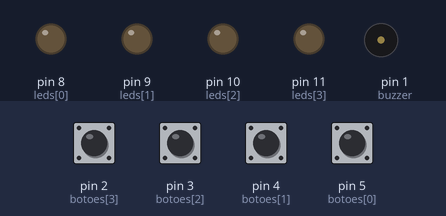
Simulated run of this sketch. Board: Arduino Uno, built with avr-gcc and run on an emulated ATmega328P. Parts: output pins drawn as LEDs (lit = HIGH), buzzer (waves = sounding). Inputs (shaded band) come from the test bench; at power-on: pin 2 (botoes[3]), pin 3 (botoes[2]), pin 4 (botoes[1]), pin 5 (botoes[0]) LOW. Random numbers use the default seed unless the sketch sets one.

Above: at 1.3 s.
1.4 s: pin 2 (botoes[3]) pulled LOW for 0.15 s
At 1.55 s:
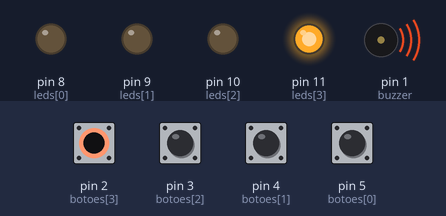
At 1.95 s:
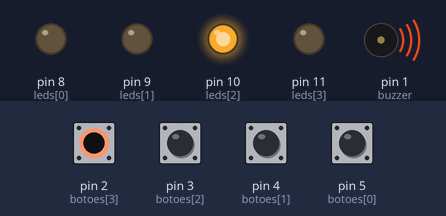
Timing chart, 0 to 4.4 s (numbered marks = the images above; inputs shaded):
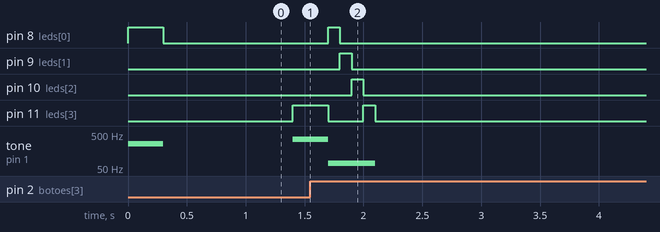

The sketch:

Genius.ino
```cpp
/**
   Jogo de memória (GENIUS)
   @author Professor José de Assis
   @version 2.0
   @link https://roboticapratica.com.br/
*/

/*
  Vetor usado para armazenar a sequência da rodada.
  "16" é o número máximo de rodadas (0 a 15).
  Você pode aumentar este valor para deixar o jogo
  mais difícil, neste caso alterar também a linha 82.
*/
int sequencia[16] = {};

/*
  Vetores uados para associar o botão com a cor do LED
  e nota musical correspondente:
  ------------------------------------------------
  | Índice | Botão     | LED              | Nota |
  ------------------------------------------------
  |  [0]   | botão 8   | led 5 (vermelho) | DÓ   |
  ------------------------------------------------
  |  [1]   | botão 9   | led 4 (amarelo)  | RÉ   |
  ------------------------------------------------
  |  [2]   | botão 10  | led 3 (verde)    | MI   |
  ------------------------------------------------
  |  [3]   | botão 11  | led 5 (azul)     | FÁ   |
  ------------------------------------------------
*/
int botoes[4] = {5, 4, 3, 2};
int leds[4] = {8, 9, 10, 11};
int tons[4] = {262, 294, 330, 349};
int buzzer = 1;

// variáveis usadas para determinar a dificuldade do jogo
int tempoRodada = 1000; // tempo de espera da rodada
int tempoAceso = 300;   // tempo em que o led fica aceso quando reproduz a sequência
int tempoApagado = 200; // tempo de espera até acender o próximo led

// variáveis usadas no apoio a lógica do jogo
int rodada = 0;
int passo = 0;
int botaoPressionado = 0;
bool gameOver = false;

void setup() {
  // Buzzer
  pinMode(buzzer, OUTPUT);
  //Leds
  for(int i = 0; i < 4; i++){
    pinMode(leds[i], OUTPUT);
  }
  //Botões
  for(int i = 0; i < 4; i++){
    pinMode(botoes[i], INPUT_PULLUP);
  }
  // referência a inicialização da função random()
  randomSeed(analogRead(A0));
}

void loop() {
  // validação GAME OVER
  if (gameOver == true) {
    efeitoGameOver();
  } else {
    // lógica principal
    proximaRodada();
    reproduzirSequencia();
    aguardarJogador();
    delay(tempoRodada);

    // aumentar a dificuldade à partir da 8ª rodada
    if (rodada > 7) {
      tempoRodada = 500;
      tempoAceso = 150;
      tempoApagado = 100;
    }

    // vencedor (jogador chegou até a última rodada)
    if (rodada == 15) {
      efeitoVitoria();
      gameOver = true;
    }
  }
}

/* Função que sorteia a sequência da próxima rodada */
void proximaRodada() {
  sequencia[rodada] = random(4);
  rodada = rodada + 1;
}

/* Função que reproduz a sequência da rodada */
void reproduzirSequencia() {
  for (int i = 0; i < rodada; i++) {
    tone(buzzer, tons[sequencia[i]]);
    digitalWrite(leds[sequencia[i]], HIGH);
    delay(tempoAceso);
    noTone(buzzer);
    digitalWrite(leds[sequencia[i]], LOW);
    delay(tempoApagado);
  }
}

/* Função que aguarda o jogador */
void aguardarJogador() {
  for (int i = 0; i < rodada; i++) {
    bool jogadaEfetuada = false;
    while (!jogadaEfetuada) {
      for (int i = 0; i <= 3; i++) {
        if (digitalRead(botoes[i]) == 0) {
          botaoPressionado = i;
          tone(buzzer, tons[i]);
          digitalWrite(leds[i], HIGH);
          delay(300);
          digitalWrite(leds[i], LOW);
          noTone(buzzer);
          jogadaEfetuada = true;
        }
      }
    }
    //verificar a jogada
    if (sequencia[passo] != botaoPressionado) {
      efeitoErrou();
      gameOver = true;
      break;
    }
    passo++;
  }
  passo = 0;
}

/***** Efeitos luminosos / sonoros *****/

/* Game over */
void efeitoGameOver() {
  digitalWrite(2, HIGH);
  digitalWrite(3, HIGH);
  digitalWrite(4, HIGH);
  digitalWrite(5, HIGH);
  delay(1000);
  digitalWrite(2, LOW);
  digitalWrite(3, LOW);
  digitalWrite(4, LOW);
  digitalWrite(5, LOW);
  delay(1000);
}

/* Errou a sequência */
void efeitoErrou() {
  for (int i = 0; i <= 3; i++) {
    tone (buzzer, 70);
    digitalWrite(leds[i], HIGH);
    delay(100);
    digitalWrite(leds[i], LOW);
    noTone(buzzer);
  }
}

/* Campeão !!! */
void efeitoVitoria() {
  // melodia (notas musicais)
  int nota[] = {660, 660, 660, 510, 660, 770, 380, 510, 380, 320, 440, 480, 450, 430, 380, 660, 760, 860, 700, 760, 660, 520, 580, 480, 510, 380, 320, 440, 480, 450, 430, 380, 660, 760, 860, 700, 760, 660, 520, 580, 480, 500, 760, 720, 680, 620, 650, 380, 430, 500, 430, 500, 570, 500, 760, 720, 680, 620, 650, 1020, 1020, 1020, 380, 500, 760, 720, 680, 620, 650, 380, 430, 500, 430, 500, 570, 585, 550, 500, 380, 500, 500, 500, 500, 760, 720, 680, 620, 650, 380, 430, 500, 430, 500, 570, 500, 760, 720, 680, 620, 650, 1020, 1020, 1020, 380, 500, 760, 720, 680, 620, 650, 380, 430, 500, 430, 500, 570, 585, 550, 500, 380, 500, 500, 500, 500, 500, 500, 500, 580, 660, 500, 430, 380, 500, 500, 500, 500, 580, 660, 870, 760, 500, 500, 500, 500, 580, 660, 500, 430, 380, 660, 660, 660, 510, 660, 770, 380};
  // duraçao de cada nota da melodia
  int duracaoNota[] = {100, 100, 100, 100, 100, 100, 100, 100, 100, 100, 100, 80, 100, 100, 100, 80, 50, 100, 80, 50, 80, 80, 80, 80, 100, 100, 100, 100, 80, 100, 100, 100, 80, 50, 100, 80, 50, 80, 80, 80, 80, 100, 100, 100, 100, 150, 150, 100, 100, 100, 100, 100, 100, 100, 100, 100, 100, 150, 200, 80, 80, 80, 100, 100, 100, 100, 100, 150, 150, 100, 100, 100, 100, 100, 100, 100, 100, 100, 100, 100, 100, 100, 100, 100, 100, 100, 150, 150, 100, 100, 100, 100, 100, 100, 100, 100, 100, 100, 150, 200, 80, 80, 80, 100, 100, 100, 100, 100, 150, 150, 100, 100, 100, 100, 100, 100, 100, 100, 100, 100, 100, 100, 100, 60, 80, 60, 80, 80, 80, 80, 80, 80, 60, 80, 60, 80, 80, 80, 80, 80, 60, 80, 60, 80, 80, 80, 80, 80, 80, 100, 100, 100, 100, 100, 100, 100};
  // pausa depois que cada nota da melodia é reproduzida
  int pausaNota[] = {150, 300, 300, 100, 300, 550, 575, 450, 400, 500, 300, 330, 150, 300, 200, 200, 150, 300, 150, 350, 300, 150, 150, 500, 450, 400, 500, 300, 330, 150, 300, 200, 200, 150, 300, 150, 350, 300, 150, 150, 500, 300, 100, 150, 150, 300, 300, 150, 150, 300, 150, 100, 220, 300, 100, 150, 150, 300, 300, 300, 150, 300, 300, 300, 100, 150, 150, 300, 300, 150, 150, 300, 150, 100, 420, 450, 420, 360, 300, 300, 150, 300, 300, 100, 150, 150, 300, 300, 150, 150, 300, 150, 100, 220, 300, 100, 150, 150, 300, 300, 300, 150, 300, 300, 300, 100, 150, 150, 300, 300, 150, 150, 300, 150, 100, 420, 450, 420, 360, 300, 300, 150, 300, 150, 300, 350, 150, 350, 150, 300, 150, 600, 150, 300, 350, 150, 150, 550, 325, 600, 150, 300, 350, 150, 350, 150, 300, 150, 600, 150, 300, 300, 100, 300, 550, 575};
  for (int i = 0; i < 156; i++) {
    tone(buzzer, nota[i], duracaoNota[i]);
    digitalWrite(2, HIGH);
    digitalWrite(3, HIGH);
    digitalWrite(4, HIGH);
    digitalWrite(5, HIGH);
    delay(15);
    digitalWrite(2, LOW);
    digitalWrite(3, LOW);
    digitalWrite(4, LOW);
    digitalWrite(5, LOW);
    delay(pausaNota[i]);
    noTone(buzzer);
  }
}
```

Measured:
- after the input at 1.4 s, pin 8 (leds[0]): LOW → HIGH after 0.30 s, → LOW 0.10 s later; pin 9 (leds[1]): LOW → HIGH after 0.40 s, → LOW 0.10 s later
